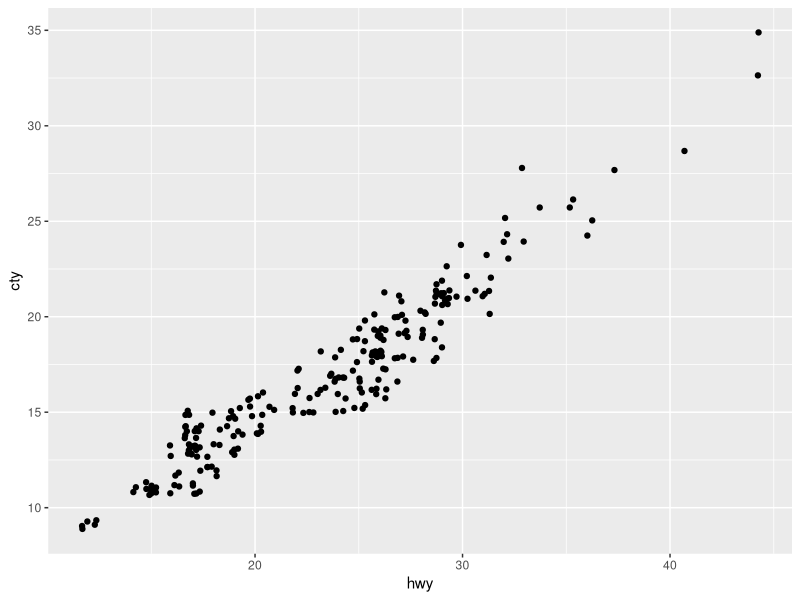
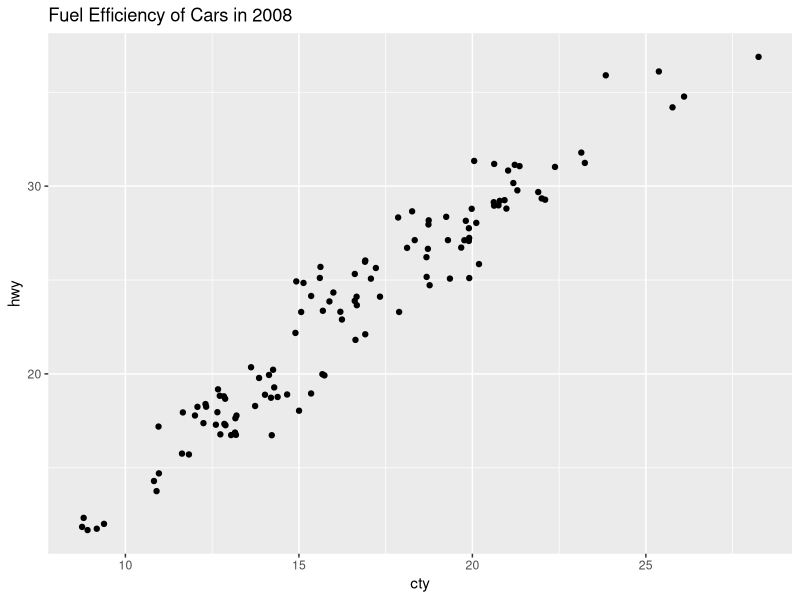
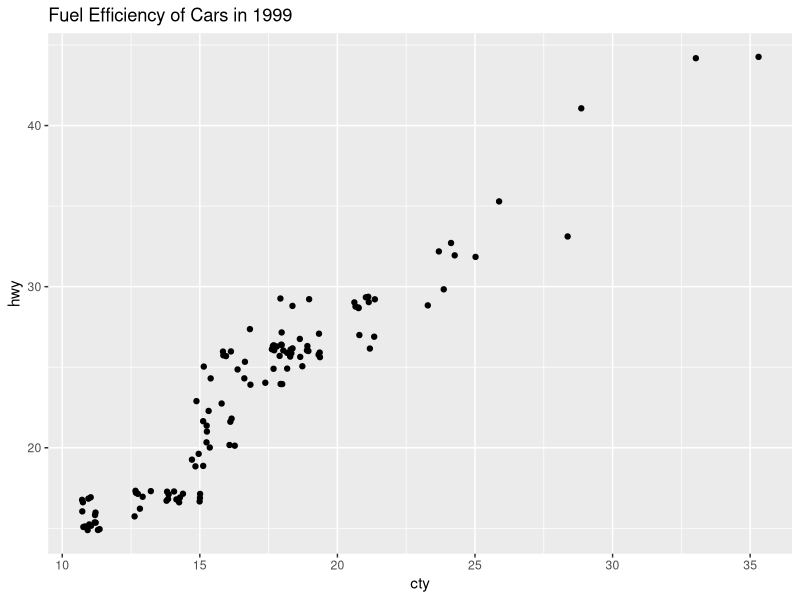

The R script that drew these images, in order:
## ---- chunk 1
knitr::opts_chunk$set(echo = TRUE)
library(ggplot2)
library(tidyverse)
## ---- chunk 2
head(mpg)
## ---- chunk 3
head(mpg) #allows us to vie the objects in the data 
colnames(mpg) #gives us the name of Columns in the mpg dataset
unique(mpg[c("cty")]) #Get the different city that are in datasets
summary(mpg) #gives us a info summary of the datasets
filter(mpg, year == 1999) #we can filter out data based on the condition. 
## ---- chunk 4
# from the plot we can see they are correlating as one increases so does the other one. 
ggplot(data = mpg, aes(x = hwy, y = cty)) + geom_jitter()
## ---- chunk 5
# Miles to KM we need to divide 235.21 by the number of miles per gallon
mpg$cty.convert = 235.21 / mpg$cty
mpg$hwy.convert = 235.21 / mpg$hwy
## ---- chunk 6
#it seems that the cars in 2008 have better efficiency compare to 1999.  there is more dots in lower parts for 1999 and for 2008 there is more dots focused in higher levels.
mpg_2008 = filter(mpg, year == 2008)
mpg_1999 = filter(mpg, year == 1999)

mpg_2008 %>% ggplot(aes(x = cty, y = hwy)) + geom_jitter() + ggtitle("Fuel Efficiency of Cars in 2008")

mpg_1999 %>% ggplot(aes(x = cty, y = hwy)) + geom_jitter() + ggtitle("Fuel Efficiency of Cars in 1999")
